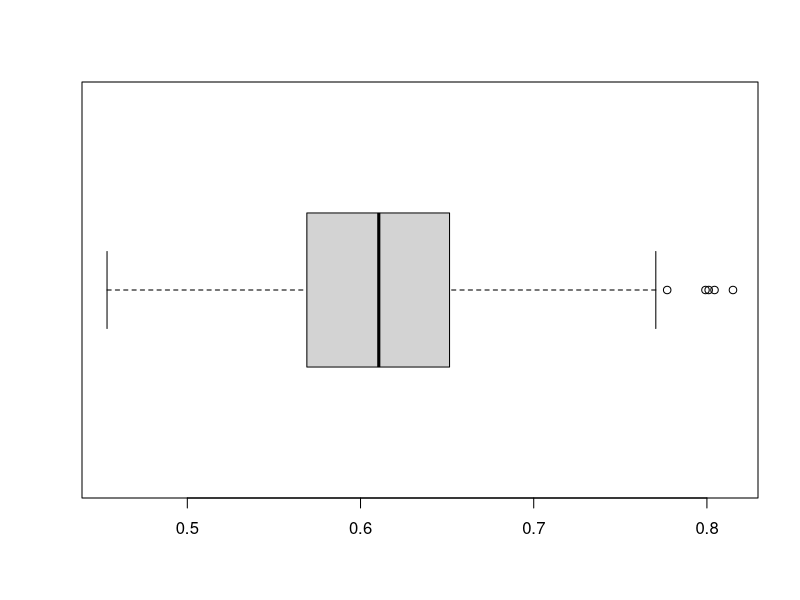
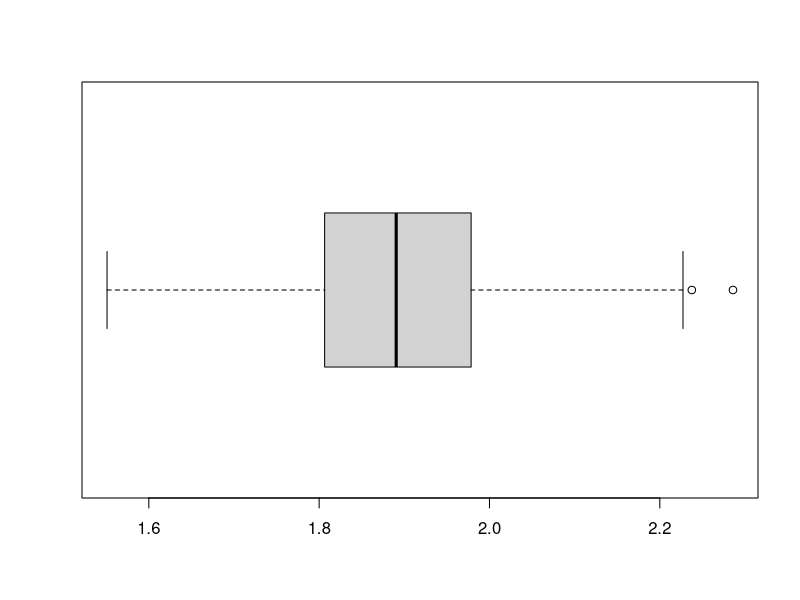

These figures' R source, in order:
## ---- chunk 1
knitr::opts_chunk$set(echo = TRUE)
## ---- chunk 2
set.seed(111396)
## ---- chunk 3
f = c(157, 69, 35, 17, 1, 1)
x = 0:5
## ---- chunk 4
sample_mean = sum(f*x)/sum(f)
sample_mean
sample_var = sum(f*x*x)/sum(f)
sample_var
## ---- chunk 5
p.hat = sample_mean/5
p.hat
## ---- chunk 6
var_fit = 5*p.hat*(1-p.hat)
var_fit
## ---- chunk 7
sim.vars = 0


for (i in 1:1000) {
  samp = rbinom(280, 5, p.hat)
  sim.vars[i] = var(samp)
}

summary(sim.vars)



boxplot(sim.vars, horizontal = T)
## ---- chunk 8
E.p = sample_mean
E.p
Var.p = (sample_var - E.p*(1-(E.p/5)))/20
Var.p

## ---- chunk 9
z1 = (E.p + sqrt(Var.p)) * 1000
z1
z2 = (E.p - sqrt(Var.p)) * 1000
z2

## ---- chunk 10
Z = sample(x=c(z1,z2), size=280, replace=T)
random.p = Z/1000

final.vars = 0

for (i in 1:1000) {
  samp_8 = rbinom(280, 5, random.p)
  final.vars[i] = var(samp_8)
}
summary(final.vars)
boxplot(final.vars, horizontal = T)
